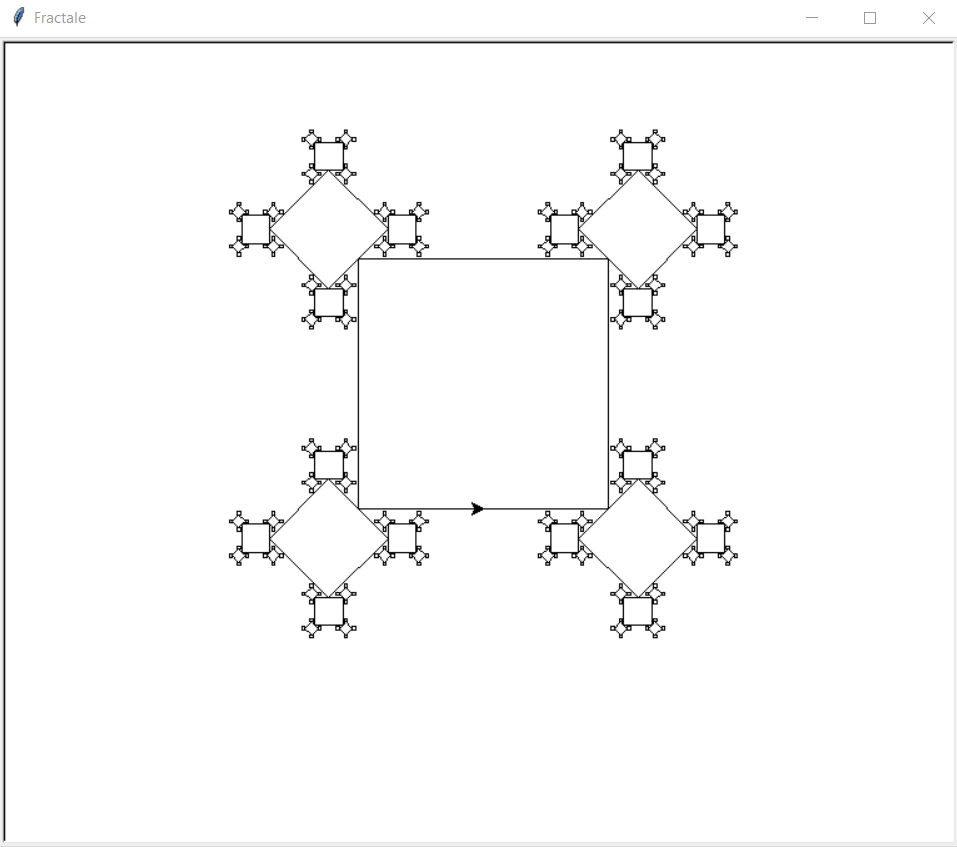

The script that drew this image:
from turtle import *

def carre(lg) :
    if lg >= 1 :
        forward(lg/2)
        right(135)
        carre(lg/3)
        right(135)
        for loop in range(3) :
            forward(lg)
            right(135)
            carre(lg/3)
            right(135)
        forward(lg/2)

title("Fractale")
penup()
speed(0)
goto(0,-50)
pendown()
carre(200)
exitonclick()
